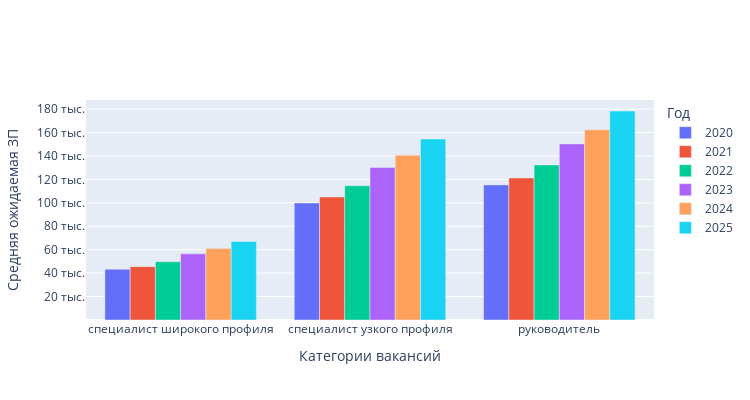

This figure's notebook cell:
### Code cell
'''Отобразим результаты на столбчатой диаграмме'''

#строим график
data=[go.Bar(x=bar_data['Group'],
               y=bar_data['2020'], #датафрейм
               name='2020',
               hovertemplate= 'Категория: %{x}<br>'+'ЗП: %{customdata}'+'<extra></extra>',
               customdata=list(map(lambda x: f'{round((x/1000),2)} тыс.', list(bar_data['2020'])))
               ),
    go.Bar(x=bar_data['Group'],
           y=bar_data['2021'], #датафрейм
               name='2021',
               hovertemplate= 'Категория: %{x}<br>'+'ЗП: %{customdata}'+'<extra></extra>',
               customdata=list(map(lambda x: f'{round((x/1000),2)} тыс.', list(bar_data['2021'])))
               ),
    go.Bar(x=bar_data['Group'],
           y=bar_data['2022'], #датафрейм
               name='2022',
               hovertemplate= 'Категория: %{x}<br>'+'ЗП: %{customdata}'+'<extra></extra>',
               customdata=list(map(lambda x: f'{round((x/1000),2)} тыс.', list(bar_data['2022'])))
               ),
    go.Bar(x=bar_data['Group'],
           y=bar_data['2023'], #датафрейм
               name='2023',
               hovertemplate= 'Категория: %{x}<br>'+'ЗП: %{customdata}'+'<extra></extra>',
               customdata=list(map(lambda x: f'{round((x/1000),2)} тыс.', list(bar_data['2023'])))
               ),
    go.Bar(x=bar_data['Group'],
           y=bar_data['2024'], #датафрейм
               name='2024',
               hovertemplate= 'Категория: %{x}<br>'+'ЗП: %{customdata}'+'<extra></extra>',
               customdata=list(map(lambda x: f'{round((x/1000),2)} тыс.', list(bar_data['2024'])))
               ),
    go.Bar(x=bar_data['Group'],
           y=bar_data['2025'], #датафрейм
               name='2025',
               hovertemplate= 'Категория: %{x}<br>'+'ЗП: %{customdata}'+'<extra></extra>',
               customdata=list(map(lambda x: f'{round((x/1000),2)} тыс.', list(bar_data['2025'])))
               )
       ]

fig = go.Figure(data)

fig.update_layout(autosize=False, width=750, height=400,
                  legend_title='Год',
                  xaxis_title="Категории вакансий",
                  yaxis_title="Средняя ожидаемая ЗП",
                  xaxis = {'tickmode': 'array',
                            'tickvals':list(bar_data['Group']),
                            'ticktext': ['специалист широкого профиля','специалист узкого профиля','руководитель']},
                  yaxis = {'tickmode': 'array',
                           'tickvals': list(range(20000,220000,20000)),
                           'ticktext': list(map(lambda x: f'{int(x/1000)} тыс.', list(range(20000,220000,20000))))
                           })
fig.write_html('_includes/2.html')
fig.write_image('_includes/2.png')
fig.show()

### Figure 1 — Plotly figure (JSON) as saved in the notebook; plotly's stock layout.template omitted (floating-point values rounded to 4 significant figures)
{"data": [{"customdata": ["43.32 тыс.", "99.86 тыс.", "115.31 тыс."], "hovertemplate": "Категория: %{x}<br>ЗП: %{customdata}<extra></extra>", "name": "2020", "type": "bar", "x": ["wide_specialist", "narrow_specialist", "head"], "y": [43318, 99855, 115314]}, {"customdata": ["45.55 тыс.", "105.01 тыс.", "121.27 тыс."], "hovertemplate": "Категория: %{x}<br>ЗП: %{customdata}<extra></extra>", "name": "2021", "type": "bar", "x": ["wide_specialist", "narrow_specialist", "head"], "y": [45555, 105011, 121268]}, {"customdata": ["49.73 тыс.", "114.63 тыс.", "132.37 тыс."], "hovertemplate": "Категория: %{x}<br>ЗП: %{customdata}<extra></extra>", "name": "2022", "type": "bar", "x": ["wide_specialist", "narrow_specialist", "head"], "y": [49727, 114628, 132374]}, {"customdata": ["56.46 тыс.", "130.14 тыс.", "150.29 тыс."], "hovertemplate": "Категория: %{x}<br>ЗП: %{customdata}<extra></extra>", "name": "2023", "type": "bar", "x": ["wide_specialist", "narrow_specialist", "head"], "y": [56457, 130141, 150288]}, {"customdata": ["60.98 тыс.", "140.57 тыс.", "162.33 тыс."], "hovertemplate": "Категория: %{x}<br>ЗП: %{customdata}<extra></extra>", "name": "2024", "type": "bar", "x": ["wide_specialist", "narrow_specialist", "head"], "y": [60982, 140571, 162333]}, {"customdata": ["67.01 тыс.", "154.47 тыс.", "178.39 тыс."], "hovertemplate": "Категория: %{x}<br>ЗП: %{customdata}<extra></extra>", "name": "2025", "type": "bar", "x": ["wide_specialist", "narrow_specialist", "head"], "y": [67013, 154474, 178388]}], "layout": {"autosize": false, "height": 400, "legend": {"title": {"text": "Год"}}, "width": 750, "xaxis": {"tickmode": "array", "ticktext": ["специалист широкого профиля", "специалист узкого профиля", "руководитель"], "tickvals": ["wide_specialist", "narrow_specialist", "head"], "title": {"text": "Категории вакансий"}}, "yaxis": {"tickmode": "array", "ticktext": ["20 тыс.", "40 тыс.", "60 тыс.", "80 тыс.", "100 тыс.", "120 тыс.", "140 тыс.", "160 тыс.", "180 тыс.", "200 тыс."], "tickvals": [20000, 40000, 60000, 80000, 100000, 120000, 140000, 160000, 180000, 200000], "title": {"text": "Средняя ожидаемая ЗП"}}}}
